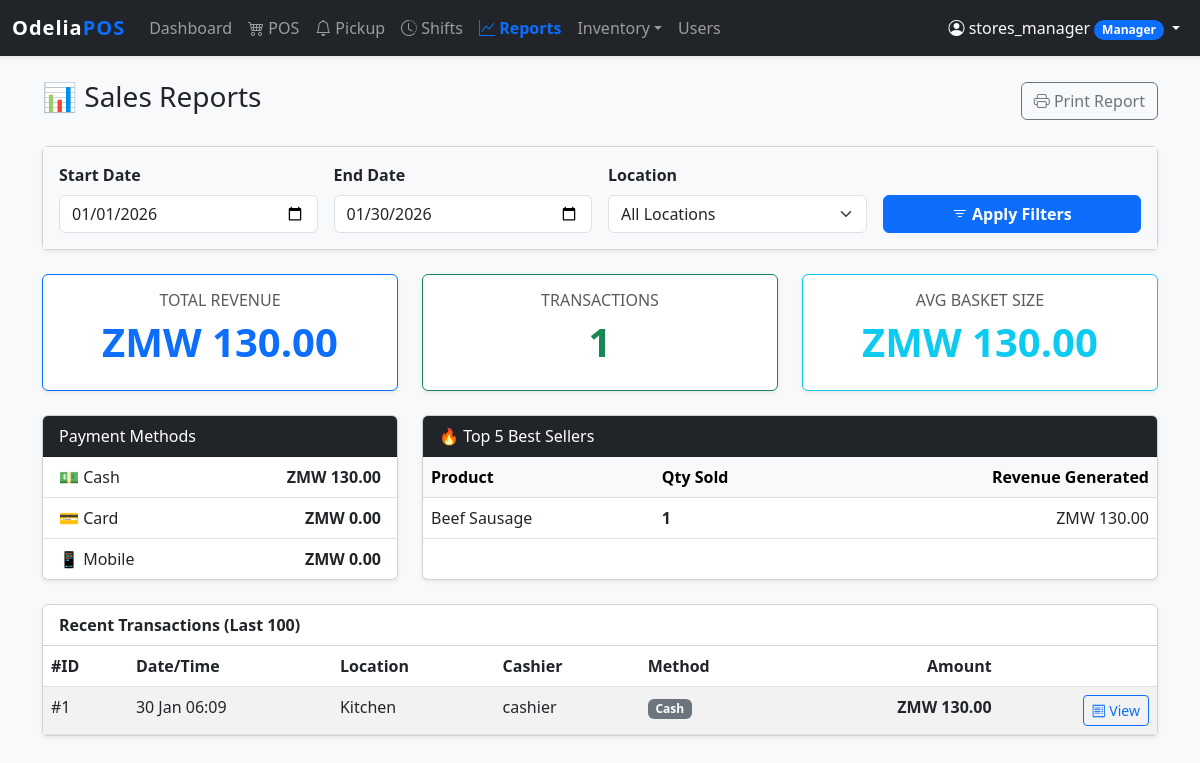
The app's page /index.php?page=reports (signed in) with its own data.
### tables this page shows
CREATE TABLE `sales` (
  `id` int NOT NULL AUTO_INCREMENT,
  `location_id` int NOT NULL,
  `user_id` int NOT NULL,
  `shift_id` int DEFAULT NULL,
  `total_amount` decimal(10,2) NOT NULL,
  `discount` decimal(10,2) DEFAULT '0.00',
  `total_tax` decimal(10,2) DEFAULT '0.00',
  `tip` decimal(10,2) DEFAULT '0.00',
  `final_total` decimal(10,2) DEFAULT '0.00',
  `payment_method` enum('cash','card','mobile_money') DEFAULT 'cash',
  `status` enum('completed','refund_requested','refunded','partially_refunded') DEFAULT 'completed',
  `created_at` timestamp NULL DEFAULT CURRENT_TIMESTAMP,
  PRIMARY KEY (`id`),
  KEY `location_id` (`location_id`),
  KEY `user_id` (`user_id`),
  CONSTRAINT `sales_ibfk_1` FOREIGN KEY (`location_id`) REFERENCES `locations` (`id`),
  CONSTRAINT `sales_ibfk_2` FOREIGN KEY (`user_id`) REFERENCES `users` (`id`)
);

CREATE TABLE `locations` (
  `id` int NOT NULL AUTO_INCREMENT,
  `name` varchar(50) NOT NULL,
  `type` enum('store','kitchen','bar','warehouse') NOT NULL DEFAULT 'store',
  `can_sell` tinyint(1) DEFAULT '1',
  `can_receive_from_vendor` tinyint(1) DEFAULT '0',
  `address` text,
  PRIMARY KEY (`id`)
);

CREATE TABLE `users` (
  `id` int NOT NULL AUTO_INCREMENT,
  `username` varchar(50) NOT NULL,
  `password_hash` varchar(255) NOT NULL,
  `role` enum('admin','manager','cashier','dev','chef','waiter','head_chef','bartender') NOT NULL DEFAULT 'cashier',
  `location_id` int DEFAULT NULL,
  `created_at` timestamp NULL DEFAULT CURRENT_TIMESTAMP,
  `force_password_change` tinyint(1) DEFAULT '0',
  PRIMARY KEY (`id`),
  UNIQUE KEY `username` (`username`),
  KEY `location_id` (`location_id`),
  CONSTRAINT `users_ibfk_1` FOREIGN KEY (`location_id`) REFERENCES `locations` (`id`) ON DELETE SET NULL
);

### src/reports.php (called while the page is built, shortened)
<?php
$startDate = $_GET['start_date'] ?? date('Y-m-01');
$endDate = $_GET['end_date'] ?? date('Y-m-d');
$where = "WHERE s.status = 'completed' AND DATE(s.created_at) BETWEEN ? AND ?";
$params = [$startDate, $endDate];
$kpiSql = "
    SELECT
        COUNT(id) as total_txns,
        SUM(final_total) as total_revenue,
        AVG(final_total) as avg_basket
    FROM sales s
    $where
";
$stmt = $pdo->prepare($kpiSql);
$stmt->execute($params);
$kpi = $stmt->fetch();
$paySql = "
    SELECT payment_method, SUM(final_total) as total
    FROM sales s
    $where
    GROUP BY payment_method
";
$stmt = $pdo->prepare($paySql);
$stmt->execute($params);
$payments = $stmt->fetchAll(PDO::FETCH_KEY_PAIR);
$topSql = "
    SELECT p.name, SUM(si.quantity) as qty_sold, SUM(si.quantity * si.price_at_sale) as revenue
    FROM sale_items si
    JOIN sales s ON si.sale_id = s.id
    JOIN products p ON si.product_id = p.id
    $where
    GROUP BY p.id
    ORDER BY qty_sold DESC
    LIMIT 5
";
$stmt = $pdo->prepare($topSql);
$stmt->execute($params);
$topProducts = $stmt->fetchAll();
$txnSql = "
    SELECT s.*, u.username, l.name as loc_name
    FROM sales s
    JOIN users u ON s.user_id = u.id
    JOIN locations l ON s.location_id = l.id
    $where
    ORDER BY s.created_at DESC
    LIMIT 100
";
$stmt = $pdo->prepare($txnSql);
$stmt->execute($params);
$transactions = $stmt->fetchAll();
?>

### templates/reports.php (the view, shortened to what this page needs)
<div class="d-flex justify-content-between align-items-center mb-4">
    <h3>📊 Sales Reports</h3>
    <button class="btn btn-outline-secondary" onclick="window.print()">
        <i class="bi bi-printer"></i> Print Report
    </button>
</div>
<div class="card shadow-sm mb-4 no-print">
    <div class="card-body bg-light">
        <form method="GET" action="index.php" class="row g-3 align-items-end">
            <div class="col-md-3">
                <label class="form-label fw-bold">Start Date</label>
                <input type="date" name="start_date" class="form-control" value="<?= $startDate ?>">
            </div>
            <div class="col-md-3">
                <label class="form-label fw-bold">End Date</label>
                <input type="date" name="end_date" class="form-control" value="<?= $endDate ?>">
            </div>
            <div class="col-md-3">
                <label class="form-label fw-bold">Location</label>
                <select name="location_id" class="form-select">
                    <option value="">All Locations</option>
                </select>
            </div>
            <div class="col-md-3">
                <button type="submit" class="btn btn-primary w-100 fw-bold">
                    <i class="bi bi-filter"></i> Apply Filters
                </button>
            </div>
        </form>
    </div>
</div>
<div class="row mb-4">
    <div class="col-md-4">
        <div class="card shadow-sm border-primary h-100">
            <div class="card-body text-center">
                <h6 class="text-muted text-uppercase">Total Revenue</h6>
                <h2 class="display-6 fw-bold text-primary">ZMW <?= number_format($kpi['total_revenue'] ?? 0, 2) ?></h2>
            </div>
        </div>
    </div>
    <div class="col-md-4">
        <div class="card shadow-sm border-success h-100">
            <div class="card-body text-center">
                <h6 class="text-muted text-uppercase">Transactions</h6>
                <h2 class="display-6 fw-bold text-success"><?= number_format($kpi['total_txns'] ?? 0) ?></h2>
            </div>
        </div>
    </div>
    <div class="col-md-4">
        <div class="card shadow-sm border-info h-100">
            <div class="card-body text-center">
                <h6 class="text-muted text-uppercase">Avg Basket Size</h6>
                <h2 class="display-6 fw-bold text-info">ZMW <?= number_format($kpi['avg_basket'] ?? 0, 2) ?></h2>
            </div>
        </div>
    </div>
</div>
<div class="row">
    <div class="col-md-4 mb-4">
        <div class="card shadow-sm h-100">
            <div class="card-header bg-dark text-white">Payment Methods</div>
            <ul class="list-group list-group-flush">
                <li class="list-group-item d-flex justify-content-between">
                    <span>💵 Cash</span>
                    <strong>ZMW <?= number_format($payments['cash'] ?? 0, 2) ?></strong>
                </li>
                <li class="list-group-item d-flex justify-content-between">
                    <span>💳 Card</span>
                    <strong>ZMW <?= number_format($payments['card'] ?? 0, 2) ?></strong>
                </li>
                <li class="list-group-item d-flex justify-content-between">
                    <span>📱 Mobile</span>
                    <strong>ZMW <?= number_format($payments['mobile_money'] ?? 0, 2) ?></strong>
                </li>
            </ul>
        </div>
    </div>
    <div class="col-md-8 mb-4">
        <div class="card shadow-sm h-100">
            <div class="card-header bg-dark text-white">🔥 Top 5 Best Sellers</div>
            <table class="table mb-0">
                <thead class="table-light">
                    <tr>
                        <th>Product</th>
                        <th>Qty Sold</th>
                        <th class="text-end">Revenue Generated</th>
                    </tr>
                </thead>
                <tbody>
                    <?php foreach ($topProducts as $p): ?>
                    <tr>
                        <td><?= htmlspecialchars($p['name']) ?></td>
                        <td class="fw-bold"><?= $p['qty_sold'] ?></td>
                        <td class="text-end">ZMW <?= number_format($p['revenue'], 2) ?></td>
                    </tr>
                    <?php endforeach; ?>
                </tbody>
            </table>
        </div>
    </div>
</div>
<div class="card shadow-sm">
    <div class="card-header bg-white fw-bold">Recent Transactions (Last 100)</div>
    <div class="card-body p-0">
        <table class="table table-striped table-hover mb-0">
            <thead>
                <tr>
                    <th>#ID</th>
                    <th>Date/Time</th>
                    <th>Location</th>
                    <th>Cashier</th>
                    <th>Method</th>
                    <th class="text-end">Amount</th>
                    <th></th>
                </tr>
            </thead>
            <tbody>
                <?php foreach ($transactions as $t): ?>
                <tr>
                    <td>#<?= $t['id'] ?></td>
                    <td><?= date('d M H:i', strtotime($t['created_at'])) ?></td>
                    <td><?= htmlspecialchars($t['loc_name']) ?></td>
                    <td><?= htmlspecialchars($t['username']) ?></td>
                    <td><span class="badge bg-secondary"><?= ucfirst($t['payment_method']) ?></span></td>
                    <td class="text-end fw-bold">ZMW <?= number_format($t['final_total'], 2) ?></td>
                    <td class="text-end">
                        <button class="btn btn-sm btn-outline-primary"
                                onclick="viewReceipt(<?= $t['id'] ?>)">
                            <i class="bi bi-receipt"></i> View
                        </button>
                    </td>
                </tr>
                <?php endforeach; ?>
            </tbody>
        </table>
    </div>
</div>

### templates/header.php (style rules this page uses)
body { background-color: #f8f9fa; }

### records on screen
sales: id "1", created_at "30 Jan 06:09", location.name "Kitchen", user.username "cashier", payment_method "Cash", final_total "130.00"

### other values on screen
$_SESSION['username'] "stores_manager"
$role "Manager"
$kpi['total_revenue'] "130.00"
$kpi['total_txns'] "1"
$kpi['avg_basket'] "130.00"
$payments['cash'] "130.00"
$payments['card'] "0.00"
$payments['mobile_money'] "0.00"
$p['name'] "Beef Sausage"
$p['qty_sold'] "1"
$p['revenue'] "130.00"
